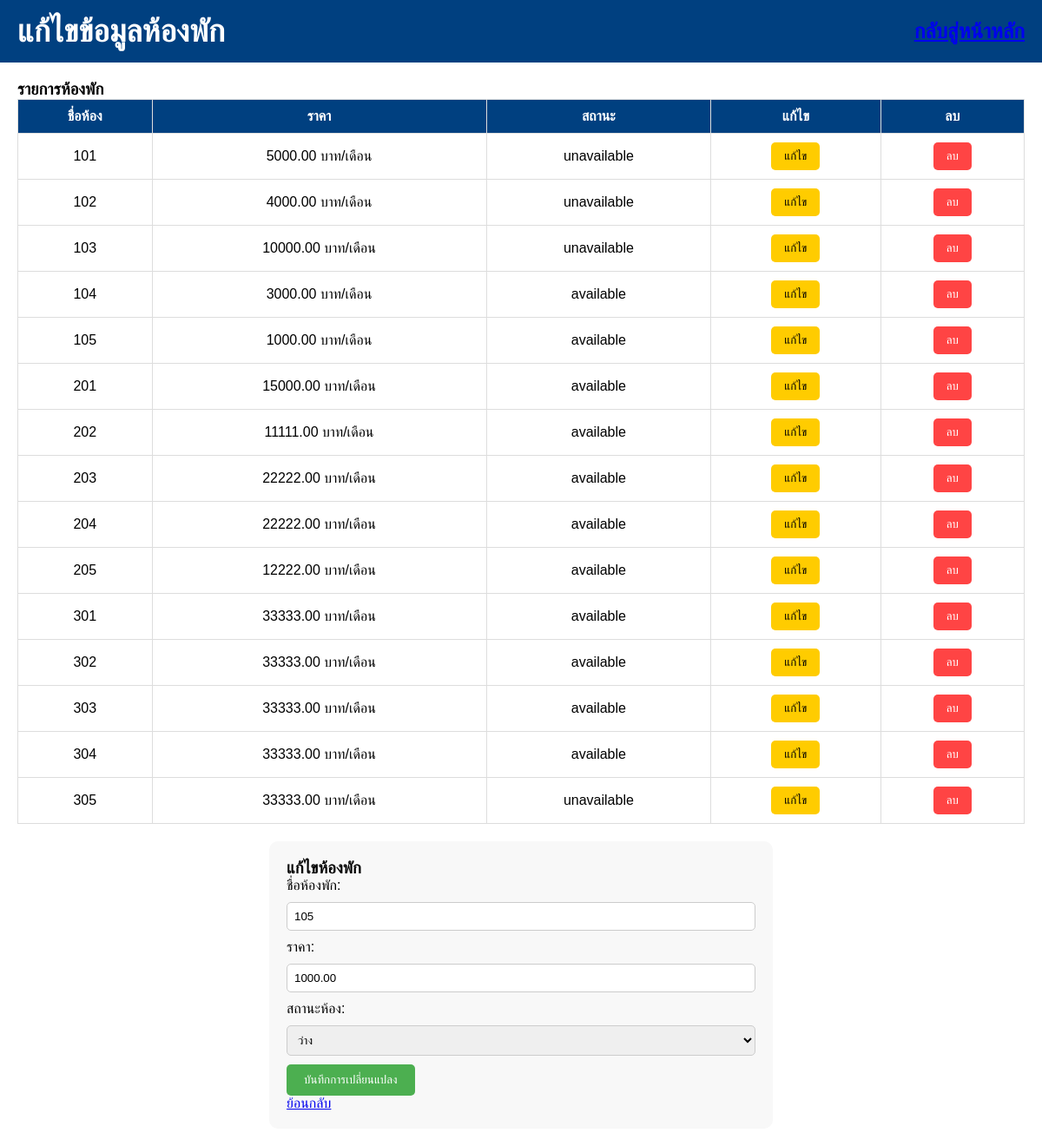
Page /edit_room.php?id=6 on the committed database.
### tables this page shows
CREATE TABLE `rooms` (
  `room_id` int NOT NULL,
  `room_number` varchar(10) NOT NULL,
  `type` varchar(50) NOT NULL,
  `price` decimal(10,2) NOT NULL,
  `status` enum('available','unavailable','maintenance') DEFAULT 'available',
  `tenant_id` int DEFAULT NULL
);

### edit_room.php (the view, shortened to what this page needs)
<!DOCTYPE html>
<html lang="th">
<head>
    <link rel="stylesheet" href="styles.css">
    <link rel="stylesheet" href="edit_room.css">
</head>
<body>
    <header>
        <h2>แก้ไขข้อมูลห้องพัก</h2>
        <a href="index.html" class="back-button">กลับสู่หน้าหลัก</a>
    </header>
    <main>
        <section class="room-list">
            <h3>รายการห้องพัก</h3>
            <table>
                <thead>
                    <tr>
                        <th>ชื่อห้อง</th>
                        <th>ราคา</th>
                        <th>สถานะ</th>
                        <th>แก้ไข</th>
                        <th>ลบ</th>
                    </tr>
                </thead>
                <tbody>
                    <?php
                    include('dbconnect.php');
                    $sql = "SELECT * FROM rooms";
                    $result = $conn->query($sql);
                    if ($result->num_rows > 0) {
                        while($row = $result->fetch_assoc()) {
                            echo "<tr>
                                    <td>" . $row['room_number'] . "</td>
                                    <td>" . $row['price'] . " บาท/เดือน</td>
                                    <td>" . $row['status'] . "</td>
                                    <td><a href='edit_room.php?id=" . $row['room_id'] . "'><button class='edit-btn'>แก้ไข</button></a></td>
                                    <td><a href='delete_room.php?id=" . $row['room_id'] . "'><button class='delete-btn'>ลบ</button></a></td>
                                  </tr>";
                        }
                    } else {
                        echo "<tr><td colspan='5'>ไม่มีห้องพัก</td></tr>";
                    }
                    ?>
                </tbody>
            </table>
        </section>
        <?php
        if (isset($_GET['id'])) {
            include('dbconnect.php');
            $roomId = $_GET['id'];
            $sql = "SELECT * FROM rooms WHERE room_id = ?";
            $stmt = $conn->prepare($sql);
            $stmt->bind_param("i", $roomId);
            $stmt->execute();
            $result = $stmt->get_result();
            if ($result->num_rows > 0) {
                $row = $result->fetch_assoc();
                ?>
                <section class="edit-form">
                    <h3>แก้ไขห้องพัก</h3>
                    <form action="update_room.php" method="post">
                        <label>ชื่อห้องพัก:</label>
                        <input type="text" name="room_number" value="<?php echo $row['room_number']; ?>" required>
                        <label>ราคา:</label>
                        <input type="number" name="room_price" value="<?php echo $row['price']; ?>" required>
                        <label>สถานะห้อง:</label>
                        <select name="room_status" required>
                            <option value="available" <?php echo $row['status'] == 'available' ? 'selected' : ''; ?>>ว่าง</option>
                        </select>
                        <button type="submit" class="save-btn">บันทึกการเปลี่ยนแปลง</button>
                    </form>
                    <a href="index.php" class="back-button">ย้อนกลับ</a>
                </section>
                <?php
            } else {
                echo "ไม่พบข้อมูลห้องพัก";
            }
        }
        ?>
    </main>
</body>
</html>

### styles.css (style rules this page uses)
* { margin: 0; padding: 0; box-sizing: border-box; font-family: 'Arial', sans-serif; }
body { display: flex; flex-direction: column; height: 100vh; }
header { display: flex; justify-content: space-between; align-items: center; background: #004080; color: white; padding: 15px 20px; font-size: 24px; font-weight: bold; }
main { flex: 1; padding: 20px; }

### edit_room.css (style rules this page uses)
.room-list table { width: 100%; border-collapse: collapse; margin-bottom: 20px; }
.room-list th, .room-list td { border: 1px solid #ddd; padding: 10px; text-align: center; }
.room-list th { background: #004080; color: white; }
.edit-btn, .delete-btn { padding: 8px 15px; border: none; cursor: pointer; border-radius: 5px; }
.edit-btn { background-color: #ffcc00; color: black; }
.delete-btn { background-color: #ff4444; color: white; }
.edit-form { background: #f8f8f8; padding: 20px; border-radius: 10px; width: 50%; margin: auto; }
.edit-form input, .edit-form textarea, .edit-form select { width: 100%; padding: 8px; margin: 10px 0; border: 1px solid #ccc; border-radius: 5px; }
.save-btn { background-color: #4CAF50; color: white; padding: 10px 20px; border: none; cursor: pointer; border-radius: 5px; }

### rows in the picture
rooms: room_number "101", price "5000.00", status "unavailable"
rooms: room_number "102", price "4000.00", status "unavailable"
rooms: room_number "103", price "10000.00", status "unavailable"
rooms: room_number "104", price "3000.00", status "available"
rooms: room_number "105", price "1000.00", status "available", room_price "1000.00", room_status "ว่าง"
rooms: room_number "201", price "15000.00", status "available"
rooms: room_number "202", price "11111.00", status "available"
rooms: room_number "203", price "22222.00", status "available"
rooms: room_number "204", price "22222.00", status "available"
rooms: room_number "205", price "12222.00", status "available"
rooms: room_number "301", price "33333.00", status "available"
rooms: room_number "302", price "33333.00", status "available"
rooms: room_number "303", price "33333.00", status "available"
rooms: room_number "304", price "33333.00", status "available"
rooms: room_number "305", price "33333.00", status "unavailable"
